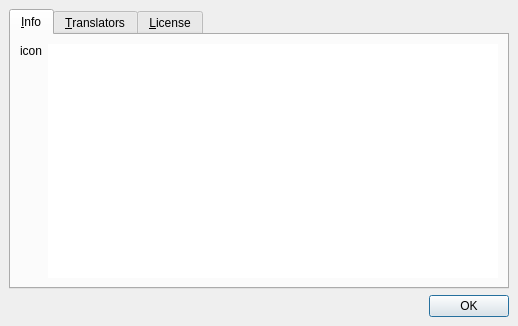
<?xml version="1.0" encoding="UTF-8"?>
<ui version="4.0">
 <class>About</class>
 <widget class="QDialog" name="About">
  <property name="geometry">
   <rect>
    <x>0</x>
    <y>0</y>
    <width>518</width>
    <height>326</height>
   </rect>
  </property>
  <property name="windowTitle">
   <string>About...</string>
  </property>
  <layout class="QVBoxLayout">
   <property name="spacing">
    <number>6</number>
   </property>
   <property name="margin">
    <number>9</number>
   </property>
   <item>
    <widget class="QTabWidget" name="tabWidget">
     <property name="tabShape">
      <enum>QTabWidget::Rounded</enum>
     </property>
     <property name="currentIndex">
      <number>0</number>
     </property>
     <widget class="QWidget" name="info_tab">
      <attribute name="title">
       <string>&amp;Info</string>
      </attribute>
      <layout class="QHBoxLayout">
       <property name="spacing">
        <number>6</number>
       </property>
       <property name="margin">
        <number>9</number>
       </property>
       <item>
        <layout class="QVBoxLayout">
         <property name="spacing">
          <number>6</number>
         </property>
         <property name="margin">
          <number>0</number>
         </property>
         <item>
          <widget class="QLabel" name="logo">
           <property name="text">
            <string>icon</string>
           </property>
          </widget>
         </item>
         <item>
          <spacer>
           <property name="orientation">
            <enum>Qt::Vertical</enum>
           </property>
           <property name="sizeHint" stdset="0">
            <size>
             <width>20</width>
             <height>111</height>
            </size>
           </property>
          </spacer>
         </item>
        </layout>
       </item>
       <item>
        <widget class="QTextBrowser" name="info">
         <property name="frameShape">
          <enum>QFrame::NoFrame</enum>
         </property>
         <property name="frameShadow">
          <enum>QFrame::Plain</enum>
         </property>
         <property name="openExternalLinks">
          <bool>true</bool>
         </property>
        </widget>
       </item>
      </layout>
     </widget>
     <widget class="QWidget" name="translations_tab">
      <attribute name="title">
       <string>&amp;Translators</string>
      </attribute>
      <layout class="QHBoxLayout">
       <property name="spacing">
        <number>6</number>
       </property>
       <property name="margin">
        <number>9</number>
       </property>
       <item>
        <layout class="QVBoxLayout">
         <property name="spacing">
          <number>6</number>
         </property>
         <property name="margin">
          <number>0</number>
         </property>
         <item>
          <widget class="QLabel" name="translators_icon">
           <property name="text">
            <string>icon</string>
           </property>
          </widget>
         </item>
         <item>
          <spacer>
           <property name="orientation">
            <enum>Qt::Vertical</enum>
           </property>
           <property name="sizeHint" stdset="0">
            <size>
             <width>20</width>
             <height>111</height>
            </size>
           </property>
          </spacer>
         </item>
        </layout>
       </item>
       <item>
        <widget class="QTextBrowser" name="translators">
         <property name="frameShape">
          <enum>QFrame::NoFrame</enum>
         </property>
         <property name="frameShadow">
          <enum>QFrame::Plain</enum>
         </property>
         <property name="openExternalLinks">
          <bool>true</bool>
         </property>
        </widget>
       </item>
      </layout>
     </widget>
     <widget class="QWidget" name="license_tab">
      <attribute name="title">
       <string>&amp;License</string>
      </attribute>
      <layout class="QHBoxLayout">
       <property name="spacing">
        <number>6</number>
       </property>
       <property name="margin">
        <number>9</number>
       </property>
       <item>
        <layout class="QVBoxLayout">
         <property name="spacing">
          <number>6</number>
         </property>
         <property name="margin">
          <number>0</number>
         </property>
         <item>
          <widget class="QLabel" name="license_icon">
           <property name="text">
            <string>icon</string>
           </property>
          </widget>
         </item>
         <item>
          <spacer>
           <property name="orientation">
            <enum>Qt::Vertical</enum>
           </property>
           <property name="sizeHint" stdset="0">
            <size>
             <width>20</width>
             <height>111</height>
            </size>
           </property>
          </spacer>
         </item>
        </layout>
       </item>
       <item>
        <widget class="QTextBrowser" name="license">
         <property name="frameShape">
          <enum>QFrame::NoFrame</enum>
         </property>
         <property name="frameShadow">
          <enum>QFrame::Plain</enum>
         </property>
         <property name="openExternalLinks">
          <bool>true</bool>
         </property>
        </widget>
       </item>
      </layout>
     </widget>
    </widget>
   </item>
   <item>
    <widget class="QDialogButtonBox" name="buttonBox">
     <property name="orientation">
      <enum>Qt::Horizontal</enum>
     </property>
     <property name="standardButtons">
      <set>QDialogButtonBox::Ok</set>
     </property>
    </widget>
   </item>
  </layout>
 </widget>
 <tabstops>
  <tabstop>tabWidget</tabstop>
  <tabstop>info</tabstop>
  <tabstop>buttonBox</tabstop>
  <tabstop>translators</tabstop>
  <tabstop>license</tabstop>
 </tabstops>
 <resources/>
 <connections>
  <connection>
   <sender>buttonBox</sender>
   <signal>accepted()</signal>
   <receiver>About</receiver>
   <slot>accept()</slot>
   <hints>
    <hint type="sourcelabel">
     <x>248</x>
     <y>254</y>
    </hint>
    <hint type="destinationlabel">
     <x>157</x>
     <y>274</y>
    </hint>
   </hints>
  </connection>
 </connections>
</ui>
